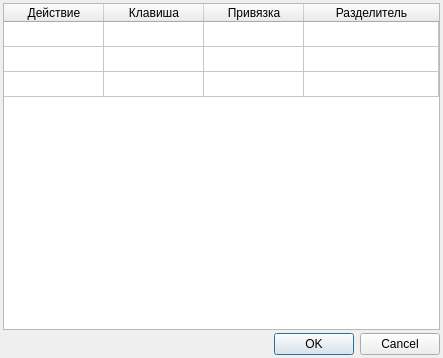
<?xml version="1.0" encoding="UTF-8"?>
<ui version="4.0">
 <class>ShortCutsDialog</class>
 <widget class="QDialog" name="ShortCutsDialog">
  <property name="geometry">
   <rect>
    <x>0</x>
    <y>0</y>
    <width>443</width>
    <height>358</height>
   </rect>
  </property>
  <property name="windowTitle">
   <string>Dialog</string>
  </property>
  <layout class="QGridLayout" name="gridLayout">
   <property name="margin">
    <number>3</number>
   </property>
   <property name="spacing">
    <number>3</number>
   </property>
   <item row="0" column="0">
    <widget class="QTableWidget" name="table">
     <property name="rowCount">
      <number>3</number>
     </property>
     <property name="columnCount">
      <number>4</number>
     </property>
     <attribute name="horizontalHeaderStretchLastSection">
      <bool>true</bool>
     </attribute>
     <attribute name="verticalHeaderVisible">
      <bool>false</bool>
     </attribute>
     <attribute name="verticalHeaderDefaultSectionSize">
      <number>25</number>
     </attribute>
     <attribute name="verticalHeaderStretchLastSection">
      <bool>false</bool>
     </attribute>
     <row/>
     <row/>
     <row/>
     <column>
      <property name="text">
       <string>Действие</string>
      </property>
     </column>
     <column>
      <property name="text">
       <string>Клавиша</string>
      </property>
     </column>
     <column>
      <property name="text">
       <string>Привязка</string>
      </property>
     </column>
     <column>
      <property name="text">
       <string>Разделитель</string>
      </property>
     </column>
     <item row="0" column="0">
      <property name="text">
       <string/>
      </property>
     </item>
     <item row="0" column="1">
      <property name="text">
       <string/>
      </property>
     </item>
     <item row="0" column="2">
      <property name="text">
       <string/>
      </property>
     </item>
     <item row="1" column="0">
      <property name="text">
       <string/>
      </property>
     </item>
     <item row="1" column="1">
      <property name="text">
       <string/>
      </property>
     </item>
     <item row="1" column="2">
      <property name="text">
       <string/>
      </property>
     </item>
     <item row="2" column="0">
      <property name="text">
       <string/>
      </property>
     </item>
     <item row="2" column="1">
      <property name="text">
       <string/>
      </property>
     </item>
     <item row="2" column="2">
      <property name="text">
       <string/>
      </property>
     </item>
    </widget>
   </item>
   <item row="1" column="0">
    <widget class="QDialogButtonBox" name="buttonBox">
     <property name="orientation">
      <enum>Qt::Horizontal</enum>
     </property>
     <property name="standardButtons">
      <set>QDialogButtonBox::Cancel|QDialogButtonBox::Ok</set>
     </property>
    </widget>
   </item>
  </layout>
 </widget>
 <resources/>
 <connections>
  <connection>
   <sender>buttonBox</sender>
   <signal>accepted()</signal>
   <receiver>ShortCutsDialog</receiver>
   <slot>accept()</slot>
   <hints>
    <hint type="sourcelabel">
     <x>248</x>
     <y>254</y>
    </hint>
    <hint type="destinationlabel">
     <x>157</x>
     <y>274</y>
    </hint>
   </hints>
  </connection>
  <connection>
   <sender>buttonBox</sender>
   <signal>rejected()</signal>
   <receiver>ShortCutsDialog</receiver>
   <slot>reject()</slot>
   <hints>
    <hint type="sourcelabel">
     <x>316</x>
     <y>260</y>
    </hint>
    <hint type="destinationlabel">
     <x>286</x>
     <y>274</y>
    </hint>
   </hints>
  </connection>
 </connections>
</ui>
